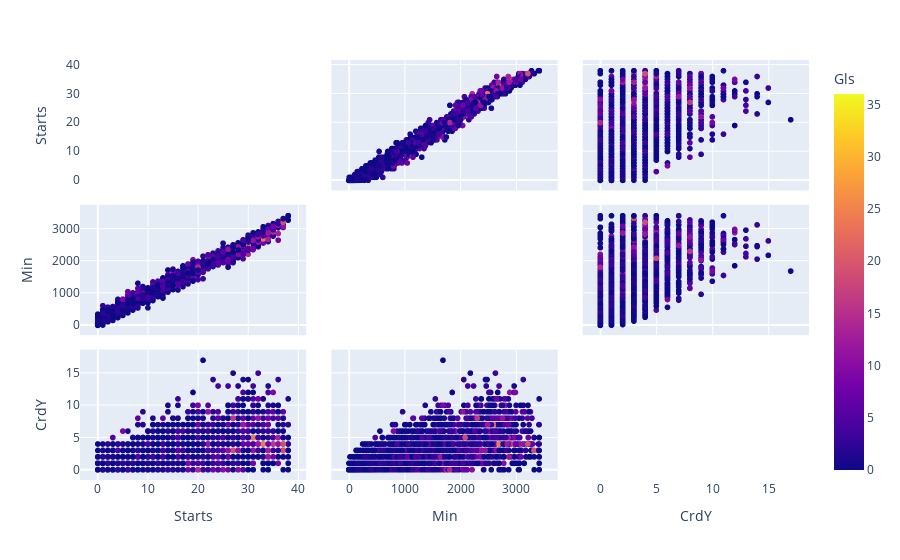

This figure's notebook cell:
### Markdown cell above
Naturalmente Starts (número de partidos de titular) debe ser menor que MP (número de partidos jugados)

### Code cell
fig = px.scatter_matrix(
    data_frame=df.toPandas(),
    dimensions=[
        "Starts",
        "Min",
        "CrdY",
    ],
    color="Gls"
)
fig.update_traces(diagonal_visible=False)

### Figure 1 — Plotly figure (JSON) as saved in the notebook; plotly's stock layout.template omitted (floating-point values rounded to 4 significant figures; data arrays with more than 128 entries replaced by an {"elided": "..."} marker saying what was removed)
{"data": [{"diagonal": {"visible": false}, "dimensions": [{"axis": {"matches": true}, "label": "Starts", "values": {"elided": "2852 int values"}}, {"axis": {"matches": true}, "label": "Min", "values": {"elided": "2852 int values"}}, {"axis": {"matches": true}, "label": "CrdY", "values": {"elided": "2852 int values"}}], "hovertemplate": "%{xaxis.title.text}=%{x}<br>%{yaxis.title.text}=%{y}<br>Gls=%{marker.color}<extra></extra>", "legendgroup": "", "marker": {"color": {"elided": "2852 int values"}, "coloraxis": "coloraxis", "symbol": "circle"}, "name": "", "showlegend": false, "type": "splom"}], "layout": {"coloraxis": {"colorbar": {"title": {"text": "Gls"}}, "colorscale": [[0, "#0d0887"], [0.1111, "#46039f"], [0.2222, "#7201a8"], [0.3333, "#9c179e"], [0.4444, "#bd3786"], [0.5556, "#d8576b"], [0.6667, "#ed7953"], [0.7778, "#fb9f3a"], [0.8889, "#fdca26"], [1, "#f0f921"]]}, "dragmode": "select", "legend": {"tracegroupgap": 0}, "margin": {"t": 60}}}
